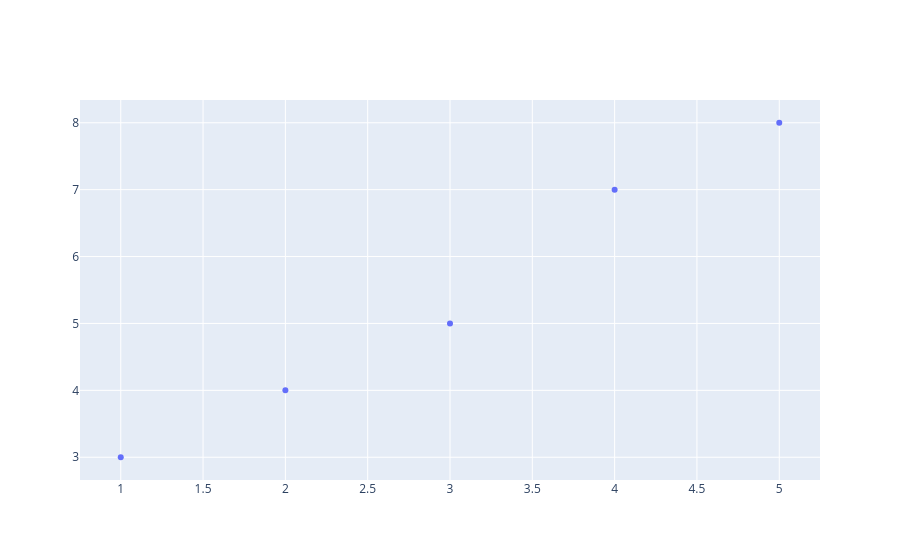

Write notebook code for a chart like this one.
### Code cell
fig = go.Figure()
fig.add_trace(go.Scatter(x=[1, 2, 3, 4, 5], y=[3, 4, 5, 7, 8], mode='markers'))
fig.show()

### Figure 1 — Plotly figure (JSON) as saved in the notebook; plotly's stock layout.template omitted (floating-point values rounded to 4 significant figures)
{"data": [{"mode": "markers", "x": [1, 2, 3, 4, 5], "y": [3, 4, 5, 7, 8], "type": "scatter"}], "layout": {}}
